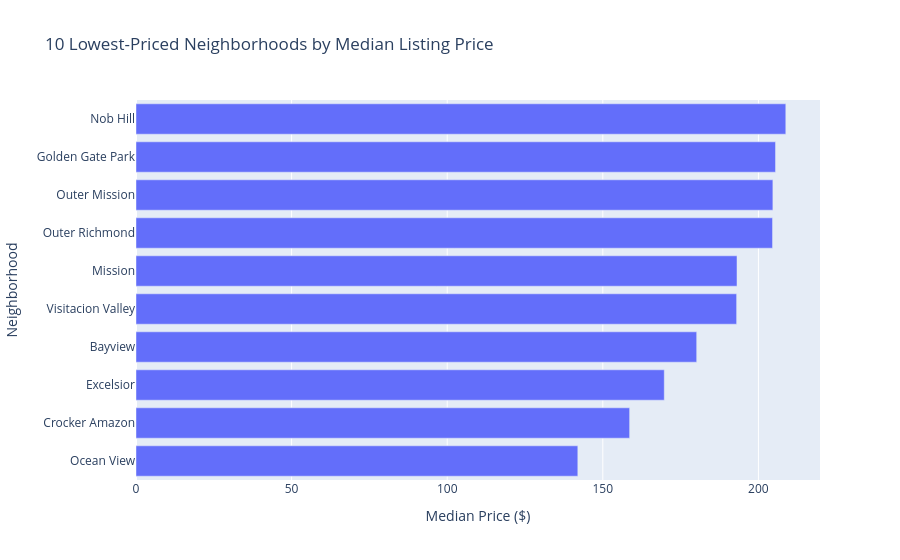

Here is the notebook cell this chart was saved with:
### Code cell
bottom10 = neighborhood_price.tail(10).reset_index()

fig = px.bar(
    bottom10.sort_values("median"),
    x="median",
    y="neighbourhood_cleansed",
    orientation="h",
    title="10 Lowest-Priced Neighborhoods by Median Listing Price",
    labels={
        "median": "Median Price ($)",
        "neighbourhood_cleansed": "Neighborhood"
    }
)

fig.show()

### Figure 1 — Plotly figure (JSON) as saved in the notebook; plotly's stock layout.template omitted (floating-point values rounded to 4 significant figures)
{"data": [{"hovertemplate": "Median Price ($)=%{x}<br>Neighborhood=%{y}<extra></extra>", "legendgroup": "", "marker": {"color": "#636efa", "pattern": {"shape": ""}}, "name": "", "orientation": "h", "showlegend": false, "textposition": "auto", "type": "bar", "x": [142.0, 158.6, 169.8, 180.2, 193.0, 193.1, 204.5, 204.7, 205.5, 208.8], "xaxis": "x", "y": ["Ocean View", "Crocker Amazon", "Excelsior", "Bayview", "Visitacion Valley", "Mission", "Outer Richmond", "Outer Mission", "Golden Gate Park", "Nob Hill"], "yaxis": "y"}], "layout": {"barmode": "relative", "legend": {"tracegroupgap": 0}, "title": {"text": "10 Lowest-Priced Neighborhoods by Median Listing Price"}, "xaxis": {"anchor": "y", "domain": [0, 1], "title": {"text": "Median Price ($)"}}, "yaxis": {"anchor": "x", "domain": [0, 1], "title": {"text": "Neighborhood"}}}}
